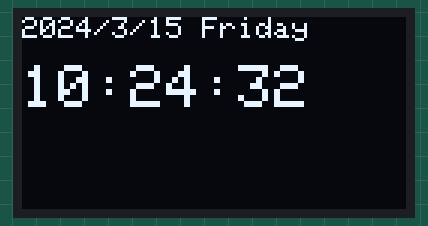
Simulated run of this sketch. Board: Arduino Uno, built with avr-gcc and run on an emulated ATmega328P. Parts: 128×64 one-colour display. The local clock reads 2024-03-15 10:24:30 at power-on unless the sketch sets it.

Above: at 2.2 s.
At 6.3 s:
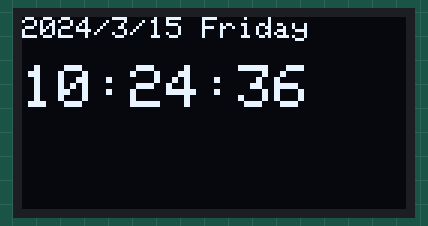
At 10.5 s:
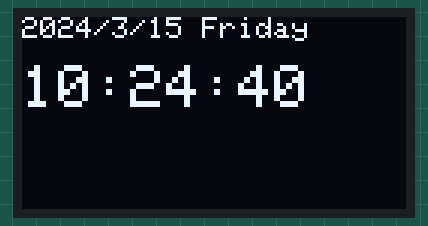
At 19.8 s:
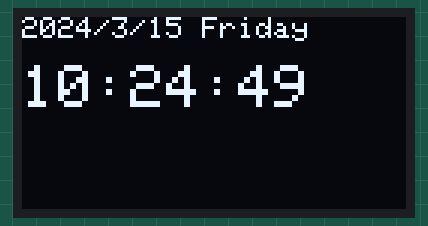
At 29.0 s:
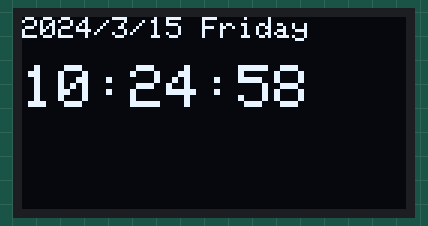
At 38.3 s:
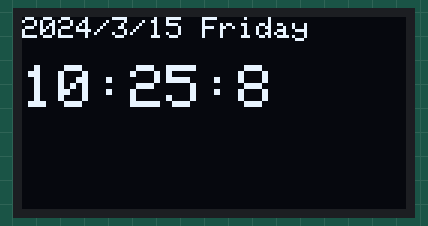

The sketch:

OLED_RTC.ino
```cpp
#include "RTClib.h"
#include <Wire.h>
#include <Adafruit_GFX.h>
#include <Adafruit_SSD1306.h>

#define SCREEN_WIDTH 128
#define SCREEN_HEIGHT 64

Adafruit_SSD1306 display(SCREEN_WIDTH, SCREEN_HEIGHT, &Wire, -1);

RTC_DS3231 rtc;

char daysOfTheWeek[7][12] = {"Sunday", "Monday", "Tuesday", "Wednesday", "Thursday", "Friday", "Saturday"};

String text;

void oledDisplayCenter(String text) {
  int16_t x1, y1;
  uint16_t width, height;

  display.getTextBounds(text, 0, 0, &x1, &y1, &width, &height);

  display.clearDisplay();
  display.setCursor((SCREEN_WIDTH - width) / 2, (SCREEN_HEIGHT - height) / 2);
  display.println(text);
  display.display();
}

void setup () {
  Serial.begin(115200);

  if(!display.begin(SSD1306_SWITCHCAPVCC, 0x3C)) { // Address 0x3D for 128x64
    Serial.println(F("SSD1306 allocation failed"));
    for(;;);
  }

  delay(2000);

  display.clearDisplay();

  display.setTextSize(1);
  display.setTextColor(WHITE);
  display.setCursor(0, 0);

//  display.startscrollright(0x00, 0x0F);

  delay(100);

#ifndef ESP8266
  while (!Serial);
#endif

  if (! rtc.begin()) {
    Serial.println("Couldn't find RTC");
    Serial.flush();
    while (1) delay(10);
  }

  if (rtc.lostPower()) {
    Serial.println("RTC lost power, let's set the time!");
    rtc.adjust(DateTime(F(__DATE__), F(__TIME__)));
  }
}

void loop () {
  DateTime now = rtc.now();

  display.clearDisplay();

  display.setTextSize(1);             // Normal 1:1 pixel scale
  display.setCursor(0,0);
  display.setTextColor(SSD1306_WHITE);        // Draw white text

  text = String(now.year()) + "/" + String(now.month()) + "/" + String(now.day()) + " " + String(daysOfTheWeek[now.dayOfTheWeek()]);
  display.print(text);

  display.println();
  display.println();

  text = String(now.hour()) + ":" + String(now.minute()) + ":" + String(now.second());
  display.setTextSize(2);
  display.print(text);

  display.display();

  delay(1000);
}
```

Measured:
- what the display in image 0 shows lasts 1.0 s, from 2.2 s to 3.2 s
